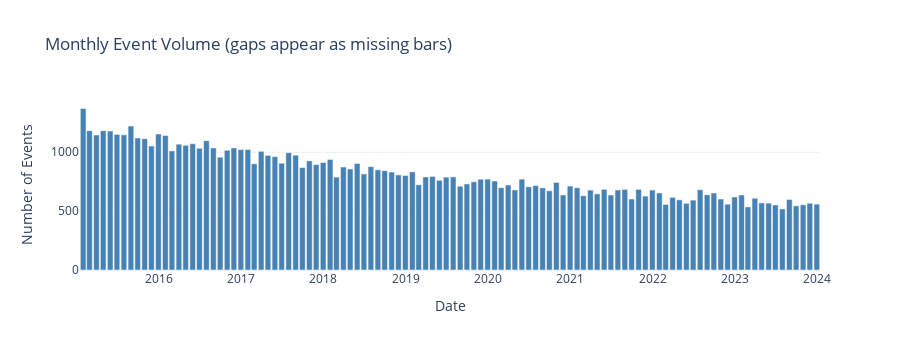
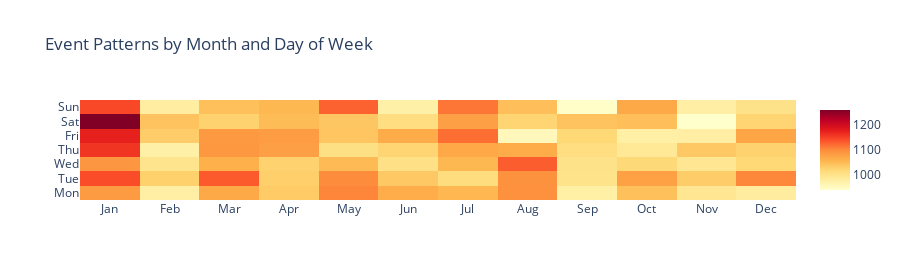

These figures' notebook cell, in order:
### Code cell
# Visualize event volume over time
df_temp = df.copy()
df_temp[TIME_COLUMN] = pd.to_datetime(df_temp[TIME_COLUMN])

# Calculate time span to choose appropriate aggregation
time_span_days = (df_temp[TIME_COLUMN].max() - df_temp[TIME_COLUMN].min()).days

# Choose aggregation based on time span for better visibility
if time_span_days <= 90:
    freq, freq_label = "D", "Daily"
elif time_span_days <= 365:
    freq, freq_label = "W", "Weekly"
else:
    freq, freq_label = "ME", "Monthly"

event_counts = df_temp.groupby(pd.Grouper(key=TIME_COLUMN, freq=freq)).size()

fig = go.Figure()
fig.add_trace(go.Bar(
    x=event_counts.index,
    y=event_counts.values,
    name=f"{freq_label} Events",
    marker_color="#4682B4"
))
fig.update_layout(
    title=f"{freq_label} Event Volume (gaps appear as missing bars)",
    xaxis_title="Date",
    yaxis_title="Number of Events",
    template="plotly_white",
    height=350,
    bargap=0.1
)
display_figure(fig)

# Calendar heatmap for pattern discovery
fig_calendar = charts.monthly_calendar_heatmap(
    df_temp[TIME_COLUMN],
    title="Event Patterns by Month and Day of Week"
)
display_figure(fig_calendar)

### Figure 1 — Plotly figure (JSON) as saved in the notebook; plotly's stock layout.template omitted (floating-point values rounded to 4 significant figures)
{"data": [{"marker": {"color": "#4682B4"}, "name": "Monthly Events", "type": "bar", "x": ["2015-01-31T00:00:00", "2015-02-28T00:00:00", "2015-03-31T00:00:00", "2015-04-30T00:00:00", "2015-05-31T00:00:00", "2015-06-30T00:00:00", "2015-07-31T00:00:00", "2015-08-31T00:00:00", "2015-09-30T00:00:00", "2015-10-31T00:00:00", "2015-11-30T00:00:00", "2015-12-31T00:00:00", "2016-01-31T00:00:00", "2016-02-29T00:00:00", "2016-03-31T00:00:00", "2016-04-30T00:00:00", "2016-05-31T00:00:00", "2016-06-30T00:00:00", "2016-07-31T00:00:00", "2016-08-31T00:00:00", "2016-09-30T00:00:00", "2016-10-31T00:00:00", "2016-11-30T00:00:00", "2016-12-31T00:00:00", "2017-01-31T00:00:00", "2017-02-28T00:00:00", "2017-03-31T00:00:00", "2017-04-30T00:00:00", "2017-05-31T00:00:00", "2017-06-30T00:00:00", "2017-07-31T00:00:00", "2017-08-31T00:00:00", "2017-09-30T00:00:00", "2017-10-31T00:00:00", "2017-11-30T00:00:00", "2017-12-31T00:00:00", "2018-01-31T00:00:00", "2018-02-28T00:00:00", "2018-03-31T00:00:00", "2018-04-30T00:00:00", "2018-05-31T00:00:00", "2018-06-30T00:00:00", "2018-07-31T00:00:00", "2018-08-31T00:00:00", "2018-09-30T00:00:00", "2018-10-31T00:00:00", "2018-11-30T00:00:00", "2018-12-31T00:00:00", "2019-01-31T00:00:00", "2019-02-28T00:00:00", "2019-03-31T00:00:00", "2019-04-30T00:00:00", "2019-05-31T00:00:00", "2019-06-30T00:00:00", "2019-07-31T00:00:00", "2019-08-31T00:00:00", "2019-09-30T00:00:00", "2019-10-31T00:00:00", "2019-11-30T00:00:00", "2019-12-31T00:00:00", "2020-01-31T00:00:00", "2020-02-29T00:00:00", "2020-03-31T00:00:00", "2020-04-30T00:00:00", "2020-05-31T00:00:00", "2020-06-30T00:00:00", "2020-07-31T00:00:00", "2020-08-31T00:00:00", "2020-09-30T00:00:00", "2020-10-31T00:00:00", "2020-11-30T00:00:00", "2020-12-31T00:00:00", "2021-01-31T00:00:00", "2021-02-28T00:00:00", "2021-03-31T00:00:00", "2021-04-30T00:00:00", "2021-05-31T00:00:00", "2021-06-30T00:00:00", "2021-07-31T00:00:00", "2021-08-31T00:00:00", "2021-09-30T00:00:00", "2021-10-31T00:00:00", "2021-11-30T00:00:00", "2021-12-31T00:00:00", "2022-01-31T00:00:00", "2022-02-28T00:00:00", "2022-03-31T00:00:00", "2022-04-30T00:00:00", "2022-05-31T00:00:00", "2022-06-30T00:00:00", "2022-07-31T00:00:00", "2022-08-31T00:00:00", "2022-09-30T00:00:00", "2022-10-31T00:00:00", "2022-11-30T00:00:00", "2022-12-31T00:00:00", "2023-01-31T00:00:00", "2023-02-28T00:00:00", "2023-03-31T00:00:00", "2023-04-30T00:00:00", "2023-05-31T00:00:00", "2023-06-30T00:00:00", "2023-07-31T00:00:00", "2023-08-31T00:00:00", "2023-09-30T00:00:00", "2023-10-31T00:00:00", "2023-11-30T00:00:00", "2023-12-31T00:00:00"], "y": [1372, 1183, 1147, 1184, 1180, 1151, 1148, 1223, 1121, 1116, 1053, 1155, 1143, 1012, 1069, 1059, 1073, 1034, 1099, 1037, 958, 1017, 1037, 1023, 1023, 902, 1008, 974, 963, 907, 997, 975, 870, 927, 895, 913, 939, 789, 875, 858, 905, 816, 878, 851, 844, 832, 808, 803, 834, 724, 790, 795, 762, 789, 791, 712, 731, 750, 771, 772, 756, 699, 722, 680, 772, 707, 717, 698, 673, 744, 637, 713, 699, 631, 679, 647, 685, 637, 680, 685, 603, 685, 628, 679, 655, 557, 617, 596, 566, 594, 682, 639, 654, 603, 559, 620, 637, 536, 610, 570, 568, 552, 519, 599, 545, 554, 567, 560]}], "layout": {"bargap": 0.1, "height": 350, "title": {"text": "Monthly Event Volume (gaps appear as missing bars)"}, "xaxis": {"title": {"text": "Date"}}, "yaxis": {"title": {"text": "Number of Events"}}}}

### Figure 2 — Plotly figure (JSON) as saved in the notebook; plotly's stock layout.template omitted (floating-point values rounded to 4 significant figures)
{"data": [{"colorscale": [[0, "rgb(255,255,204)"], [0.125, "rgb(255,237,160)"], [0.25, "rgb(254,217,118)"], [0.375, "rgb(254,178,76)"], [0.5, "rgb(253,141,60)"], [0.625, "rgb(252,78,42)"], [0.75, "rgb(227,26,28)"], [0.875, "rgb(189,0,38)"], [1, "rgb(128,0,38)"]], "hovertemplate": "Month: %{x}<br>Day: %{y}<br>Value: %{z:,.1f}<extra></extra>", "type": "heatmap", "x": ["Jan", "Feb", "Mar", "Apr", "May", "Jun", "Jul", "Aug", "Sep", "Oct", "Nov", "Dec"], "y": ["Mon", "Tue", "Wed", "Thu", "Fri", "Sat", "Sun"], "z": [[1085, 977, 1070, 1035, 1105, 1066, 1056, 1096, 975, 1046, 994, 983], [1142, 1029, 1133, 1031, 1101, 1038, 1013, 1095, 1001, 1080, 1033, 1104], [1091, 998, 1062, 1027, 1052, 1006, 1055, 1131, 1002, 1020, 994, 1021], [1159, 974, 1090, 1081, 1007, 1025, 1071, 1067, 1011, 989, 1037, 1027], [1176, 1033, 1088, 1084, 1041, 1067, 1120, 957, 1021, 975, 978, 1075], [1260, 1043, 1028, 1050, 1040, 1011, 1081, 1025, 1044, 1048, 941, 1025], [1145, 979, 1046, 1055, 1128, 974, 1115, 1048, 945, 1070, 978, 1003]]}], "layout": {"height": 280, "title": {"text": "Event Patterns by Month and Day of Week"}}}
